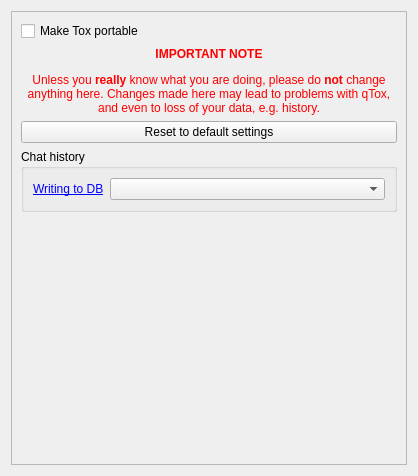
<?xml version="1.0" encoding="UTF-8"?>
<ui version="4.0">
 <class>AdvancedSettings</class>
 <widget class="QWidget" name="AdvancedSettings">
  <property name="geometry">
   <rect>
    <x>0</x>
    <y>0</y>
    <width>418</width>
    <height>476</height>
   </rect>
  </property>
  <property name="windowTitle">
   <string>Form</string>
  </property>
  <layout class="QVBoxLayout" name="verticalLayout">
   <item>
    <widget class="VerticalOnlyScroller" name="scrollArea">
     <property name="widgetResizable">
      <bool>true</bool>
     </property>
     <widget class="QWidget" name="scrollAreaWidgetContents">
      <property name="geometry">
       <rect>
        <x>0</x>
        <y>0</y>
        <width>396</width>
        <height>454</height>
       </rect>
      </property>
      <layout class="QVBoxLayout" name="verticalLayout_2">
       <item>
        <widget class="QCheckBox" name="cbMakeToxPortable">
         <property name="toolTip">
          <string extracomment="describes makeToxPortable checkbox">Save settings to the working directory instead of the usual conf dir</string>
         </property>
         <property name="text">
          <string>Make Tox portable</string>
         </property>
        </widget>
       </item>
       <item>
        <widget class="QLabel" name="warningLabel">
         <property name="text">
          <string>&lt;html&gt;&lt;head/&gt;&lt;body&gt;&lt;p&gt;&lt;span style=&quot; font-weight:600; color:#ff0000;&quot;&gt;IMPORTANT NOTE&lt;/span&gt;&lt;/p&gt;&lt;p&gt;&lt;span style=&quot; color:#ff0000;&quot;&gt;Unless you &lt;/span&gt;&lt;span style=&quot; font-weight:600; color:#ff0000;&quot;&gt;really&lt;/span&gt;&lt;span style=&quot; color:#ff0000;&quot;&gt; know what you are doing, please do &lt;/span&gt;&lt;span style=&quot; font-weight:600; color:#ff0000;&quot;&gt;not&lt;/span&gt;&lt;span style=&quot; color:#ff0000;&quot;&gt; change anything here. Changes made here may lead to problems with qTox, and even to loss of your data, e.g. history.&lt;/span&gt;&lt;/p&gt;&lt;/body&gt;&lt;/html&gt;</string>
         </property>
         <property name="textFormat">
          <enum>Qt::RichText</enum>
         </property>
         <property name="alignment">
          <set>Qt::AlignCenter</set>
         </property>
         <property name="wordWrap">
          <bool>true</bool>
         </property>
        </widget>
       </item>
       <item alignment="Qt::AlignTop">
        <widget class="QPushButton" name="resetButton">
         <property name="text">
          <string>Reset to default settings</string>
         </property>
        </widget>
       </item>
       <item alignment="Qt::AlignTop">
        <widget class="QGroupBox" name="historyGroup">
         <property name="title">
          <string>Chat history</string>
         </property>
         <layout class="QVBoxLayout" name="verticalLayout_3">
          <item>
           <layout class="QHBoxLayout" name="horizontalLayout">
            <item>
             <widget class="QLabel" name="dbLabel">
              <property name="text">
               <string>&lt;html&gt;&lt;head/&gt;&lt;body&gt;&lt;p&gt;&lt;a href=&quot;http://www.sqlite.org/pragma.html#pragma_synchronous&quot;&gt;&lt;span style=&quot; text-decoration: underline; color:#0000ff;&quot;&gt;Writing to DB&lt;/span&gt;&lt;/a&gt;&lt;/p&gt;&lt;/body&gt;&lt;/html&gt;</string>
              </property>
              <property name="textFormat">
               <enum>Qt::RichText</enum>
              </property>
             </widget>
            </item>
            <item>
             <widget class="QComboBox" name="syncTypeComboBox">
              <property name="sizePolicy">
               <sizepolicy hsizetype="Expanding" vsizetype="Fixed">
                <horstretch>0</horstretch>
                <verstretch>0</verstretch>
               </sizepolicy>
              </property>
             </widget>
            </item>
           </layout>
          </item>
         </layout>
        </widget>
       </item>
       <item>
        <spacer name="verticalSpacer">
         <property name="orientation">
          <enum>Qt::Vertical</enum>
         </property>
         <property name="sizeHint" stdset="0">
          <size>
           <width>20</width>
           <height>40</height>
          </size>
         </property>
        </spacer>
       </item>
      </layout>
     </widget>
    </widget>
   </item>
  </layout>
 </widget>
 <customwidgets>
  <customwidget>
   <class>VerticalOnlyScroller</class>
   <extends>QScrollArea</extends>
   <header>src/widget/form/settings/verticalonlyscroller.h</header>
   <container>1</container>
  </customwidget>
 </customwidgets>
 <resources/>
 <connections/>
</ui>
